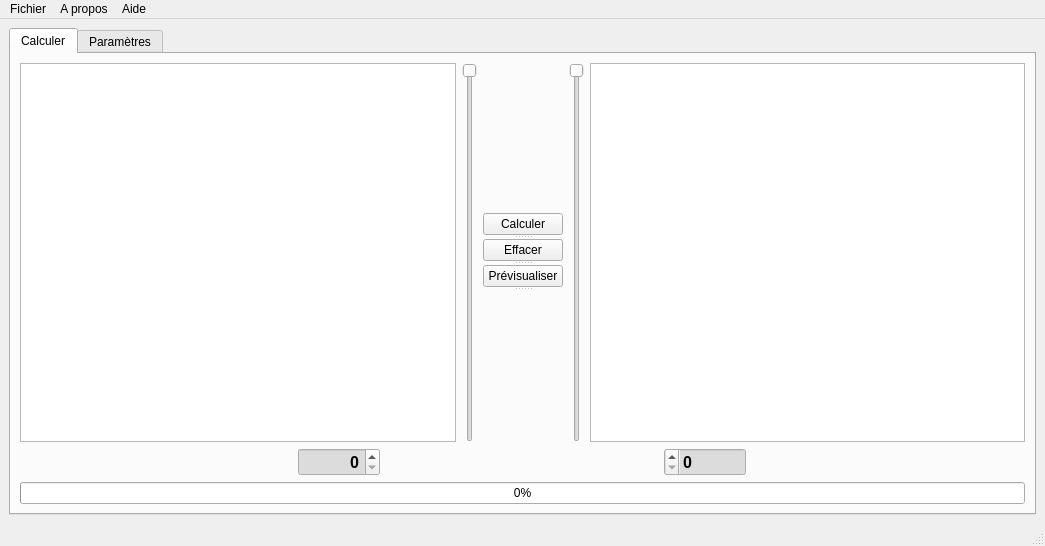
<?xml version="1.0" encoding="UTF-8"?>
<ui version="4.0">
 <class>MainWindow</class>
 <widget class="QMainWindow" name="MainWindow">
  <property name="geometry">
   <rect>
    <x>0</x>
    <y>0</y>
    <width>1045</width>
    <height>546</height>
   </rect>
  </property>
  <property name="windowTitle">
   <string>Post-Processeur</string>
  </property>
  <property name="windowIcon">
   <iconset>
    <normaloff>image/shinke2n.png</normaloff>image/shinke2n.png</iconset>
  </property>
  <property name="dockNestingEnabled">
   <bool>false</bool>
  </property>
  <property name="unifiedTitleAndToolBarOnMac">
   <bool>true</bool>
  </property>
  <widget class="QWidget" name="centralwidget">
   <layout class="QHBoxLayout" name="horizontalLayout">
    <item>
     <widget class="QTabWidget" name="tabWidget">
      <property name="sizePolicy">
       <sizepolicy hsizetype="Expanding" vsizetype="Expanding">
        <horstretch>0</horstretch>
        <verstretch>0</verstretch>
       </sizepolicy>
      </property>
      <property name="autoFillBackground">
       <bool>false</bool>
      </property>
      <property name="currentIndex">
       <number>0</number>
      </property>
      <property name="elideMode">
       <enum>Qt::ElideNone</enum>
      </property>
      <widget class="QWidget" name="tab">
       <attribute name="title">
        <string>Calculer</string>
       </attribute>
       <layout class="QHBoxLayout" name="horizontalLayout_4">
        <item>
         <layout class="QVBoxLayout" name="verticalLayout_2">
          <item>
           <layout class="QHBoxLayout" name="horizontalLayout_2">
            <item>
             <widget class="QTextEdit" name="InputTextEdit">
              <property name="sizePolicy">
               <sizepolicy hsizetype="MinimumExpanding" vsizetype="Preferred">
                <horstretch>0</horstretch>
                <verstretch>0</verstretch>
               </sizepolicy>
              </property>
              <property name="font">
               <font>
                <pointsize>8</pointsize>
                <weight>50</weight>
                <italic>false</italic>
                <bold>false</bold>
               </font>
              </property>
              <property name="acceptRichText">
               <bool>true</bool>
              </property>
             </widget>
            </item>
            <item>
             <widget class="Qslid" name="verticalSlider">
              <property name="orientation">
               <enum>Qt::Vertical</enum>
              </property>
              <property name="invertedAppearance">
               <bool>true</bool>
              </property>
             </widget>
            </item>
            <item>
             <widget class="QSplitter" name="splitter">
              <property name="sizePolicy">
               <sizepolicy hsizetype="Preferred" vsizetype="Maximum">
                <horstretch>0</horstretch>
                <verstretch>0</verstretch>
               </sizepolicy>
              </property>
              <property name="orientation">
               <enum>Qt::Vertical</enum>
              </property>
              <widget class="QPushButton" name="BouttonCalcul">
               <property name="sizePolicy">
                <sizepolicy hsizetype="Minimum" vsizetype="Minimum">
                 <horstretch>0</horstretch>
                 <verstretch>0</verstretch>
                </sizepolicy>
               </property>
               <property name="text">
                <string>Calculer</string>
               </property>
              </widget>
              <widget class="QPushButton" name="BouttonEffacer">
               <property name="sizePolicy">
                <sizepolicy hsizetype="Minimum" vsizetype="Minimum">
                 <horstretch>0</horstretch>
                 <verstretch>0</verstretch>
                </sizepolicy>
               </property>
               <property name="text">
                <string>Effacer</string>
               </property>
              </widget>
              <widget class="QPushButton" name="BoutonPrevusalisation">
               <property name="sizePolicy">
                <sizepolicy hsizetype="Minimum" vsizetype="Minimum">
                 <horstretch>0</horstretch>
                 <verstretch>0</verstretch>
                </sizepolicy>
               </property>
               <property name="text">
                <string>Prévisualiser</string>
               </property>
              </widget>
              <widget class="KPixmapRegionSelectorWidget" name="kpixmapregionselectorwidget">
               <property name="enabled">
                <bool>true</bool>
               </property>
               <property name="sizePolicy">
                <sizepolicy hsizetype="Expanding" vsizetype="Expanding">
                 <horstretch>0</horstretch>
                 <verstretch>0</verstretch>
                </sizepolicy>
               </property>
               <property name="toolTip">
                <string notr="true"/>
               </property>
               <property name="statusTip">
                <string notr="true"/>
               </property>
               <property name="whatsThis">
                <string notr="true"/>
               </property>
               <property name="accessibleName">
                <string notr="true"/>
               </property>
               <property name="accessibleDescription">
                <string notr="true"/>
               </property>
               <property name="autoFillBackground">
                <bool>false</bool>
               </property>
               <property name="pixmap">
                <pixmap>image/shinke2n.png</pixmap>
               </property>
              </widget>
             </widget>
            </item>
            <item>
             <widget class="QSlider" name="verticalSlider_2">
              <property name="orientation">
               <enum>Qt::Vertical</enum>
              </property>
              <property name="invertedAppearance">
               <bool>true</bool>
              </property>
             </widget>
            </item>
            <item>
             <widget class="QTextEdit" name="TransformTextEdit">
              <property name="sizePolicy">
               <sizepolicy hsizetype="MinimumExpanding" vsizetype="Preferred">
                <horstretch>0</horstretch>
                <verstretch>0</verstretch>
               </sizepolicy>
              </property>
              <property name="font">
               <font>
                <pointsize>8</pointsize>
                <weight>50</weight>
                <italic>false</italic>
                <bold>false</bold>
               </font>
              </property>
             </widget>
            </item>
           </layout>
          </item>
          <item>
           <layout class="QVBoxLayout" name="verticalLayout">
            <item>
             <layout class="QHBoxLayout" name="horizontalLayout_3">
              <item>
               <widget class="QSpinBox" name="spinBox">
                <property name="sizePolicy">
                 <sizepolicy hsizetype="Maximum" vsizetype="Fixed">
                  <horstretch>200</horstretch>
                  <verstretch>0</verstretch>
                 </sizepolicy>
                </property>
                <property name="palette">
                 <palette>
                  <active>
                   <colorrole role="Light">
                    <brush brushstyle="SolidPattern">
                     <color alpha="255">
                      <red>255</red>
                      <green>255</green>
                      <blue>255</blue>
                     </color>
                    </brush>
                   </colorrole>
                   <colorrole role="Base">
                    <brush brushstyle="SolidPattern">
                     <color alpha="255">
                      <red>220</red>
                      <green>220</green>
                      <blue>220</blue>
                     </color>
                    </brush>
                   </colorrole>
                   <colorrole role="Highlight">
                    <brush brushstyle="SolidPattern">
                     <color alpha="255">
                      <red>255</red>
                      <green>168</green>
                      <blue>88</blue>
                     </color>
                    </brush>
                   </colorrole>
                  </active>
                  <inactive>
                   <colorrole role="Light">
                    <brush brushstyle="SolidPattern">
                     <color alpha="255">
                      <red>255</red>
                      <green>255</green>
                      <blue>255</blue>
                     </color>
                    </brush>
                   </colorrole>
                   <colorrole role="Base">
                    <brush brushstyle="SolidPattern">
                     <color alpha="255">
                      <red>220</red>
                      <green>220</green>
                      <blue>220</blue>
                     </color>
                    </brush>
                   </colorrole>
                   <colorrole role="Highlight">
                    <brush brushstyle="SolidPattern">
                     <color alpha="255">
                      <red>255</red>
                      <green>168</green>
                      <blue>88</blue>
                     </color>
                    </brush>
                   </colorrole>
                  </inactive>
                  <disabled>
                   <colorrole role="Light">
                    <brush brushstyle="SolidPattern">
                     <color alpha="255">
                      <red>255</red>
                      <green>255</green>
                      <blue>255</blue>
                     </color>
                    </brush>
                   </colorrole>
                   <colorrole role="Base">
                    <brush brushstyle="SolidPattern">
                     <color alpha="255">
                      <red>244</red>
                      <green>244</green>
                      <blue>244</blue>
                     </color>
                    </brush>
                   </colorrole>
                   <colorrole role="Highlight">
                    <brush brushstyle="SolidPattern">
                     <color alpha="255">
                      <red>205</red>
                      <green>200</green>
                      <blue>198</blue>
                     </color>
                    </brush>
                   </colorrole>
                  </disabled>
                 </palette>
                </property>
                <property name="font">
                 <font>
                  <pointsize>12</pointsize>
                  <weight>75</weight>
                  <italic>false</italic>
                  <bold>true</bold>
                 </font>
                </property>
                <property name="layoutDirection">
                 <enum>Qt::LeftToRight</enum>
                </property>
                <property name="wrapping">
                 <bool>false</bool>
                </property>
                <property name="alignment">
                 <set>Qt::AlignRight|Qt::AlignTrailing|Qt::AlignVCenter</set>
                </property>
                <property name="correctionMode">
                 <enum>QAbstractSpinBox::CorrectToPreviousValue</enum>
                </property>
                <property name="maximum">
                 <number>9999999</number>
                </property>
               </widget>
              </item>
              <item>
               <widget class="QSpinBox" name="spinBox_2">
                <property name="sizePolicy">
                 <sizepolicy hsizetype="Maximum" vsizetype="Fixed">
                  <horstretch>200</horstretch>
                  <verstretch>0</verstretch>
                 </sizepolicy>
                </property>
                <property name="palette">
                 <palette>
                  <active>
                   <colorrole role="Base">
                    <brush brushstyle="SolidPattern">
                     <color alpha="255">
                      <red>220</red>
                      <green>220</green>
                      <blue>220</blue>
                     </color>
                    </brush>
                   </colorrole>
                   <colorrole role="Highlight">
                    <brush brushstyle="SolidPattern">
                     <color alpha="255">
                      <red>255</red>
                      <green>168</green>
                      <blue>88</blue>
                     </color>
                    </brush>
                   </colorrole>
                  </active>
                  <inactive>
                   <colorrole role="Base">
                    <brush brushstyle="SolidPattern">
                     <color alpha="255">
                      <red>220</red>
                      <green>220</green>
                      <blue>220</blue>
                     </color>
                    </brush>
                   </colorrole>
                   <colorrole role="Highlight">
                    <brush brushstyle="SolidPattern">
                     <color alpha="255">
                      <red>255</red>
                      <green>168</green>
                      <blue>88</blue>
                     </color>
                    </brush>
                   </colorrole>
                  </inactive>
                  <disabled>
                   <colorrole role="Base">
                    <brush brushstyle="SolidPattern">
                     <color alpha="255">
                      <red>244</red>
                      <green>244</green>
                      <blue>244</blue>
                     </color>
                    </brush>
                   </colorrole>
                   <colorrole role="Highlight">
                    <brush brushstyle="SolidPattern">
                     <color alpha="255">
                      <red>205</red>
                      <green>200</green>
                      <blue>198</blue>
                     </color>
                    </brush>
                   </colorrole>
                  </disabled>
                 </palette>
                </property>
                <property name="font">
                 <font>
                  <pointsize>12</pointsize>
                  <weight>75</weight>
                  <italic>false</italic>
                  <bold>true</bold>
                 </font>
                </property>
                <property name="layoutDirection">
                 <enum>Qt::RightToLeft</enum>
                </property>
                <property name="maximum">
                 <number>9999999</number>
                </property>
               </widget>
              </item>
             </layout>
            </item>
            <item>
             <widget class="QProgressBar" name="progressBar">
              <property name="palette">
               <palette>
                <active>
                 <colorrole role="Highlight">
                  <brush brushstyle="SolidPattern">
                   <color alpha="255">
                    <red>255</red>
                    <green>128</green>
                    <blue>0</blue>
                   </color>
                  </brush>
                 </colorrole>
                </active>
                <inactive>
                 <colorrole role="Highlight">
                  <brush brushstyle="SolidPattern">
                   <color alpha="255">
                    <red>255</red>
                    <green>128</green>
                    <blue>0</blue>
                   </color>
                  </brush>
                 </colorrole>
                </inactive>
                <disabled>
                 <colorrole role="Highlight">
                  <brush brushstyle="SolidPattern">
                   <color alpha="255">
                    <red>205</red>
                    <green>200</green>
                    <blue>198</blue>
                   </color>
                  </brush>
                 </colorrole>
                </disabled>
               </palette>
              </property>
              <property name="maximum">
               <number>28</number>
              </property>
              <property name="value">
               <number>0</number>
              </property>
             </widget>
            </item>
           </layout>
          </item>
         </layout>
        </item>
       </layout>
      </widget>
      <widget class="QWidget" name="tab_2">
       <attribute name="title">
        <string>Paramètres</string>
       </attribute>
       <layout class="QHBoxLayout" name="horizontalLayout_11">
        <item>
         <widget class="QGroupBox" name="groupBox">
          <property name="title">
           <string>Paramètres Machine</string>
          </property>
          <layout class="QHBoxLayout" name="horizontalLayout_10">
           <item>
            <layout class="QVBoxLayout" name="verticalLayout_7">
             <item>
              <layout class="QVBoxLayout" name="verticalLayout_6">
               <item>
                <layout class="QVBoxLayout" name="verticalLayout_5">
                 <item>
                  <layout class="QHBoxLayout" name="horizontalLayout_6">
                   <item>
                    <widget class="QComboBox" name="comboBoxUnite">
                     <property name="sizePolicy">
                      <sizepolicy hsizetype="Fixed" vsizetype="Fixed">
                       <horstretch>0</horstretch>
                       <verstretch>0</verstretch>
                      </sizepolicy>
                     </property>
                     <property name="layoutDirection">
                      <enum>Qt::RightToLeft</enum>
                     </property>
                     <item>
                      <property name="text">
                       <string>mm</string>
                      </property>
                     </item>
                     <item>
                      <property name="text">
                       <string>Inch</string>
                      </property>
                     </item>
                    </widget>
                   </item>
                   <item>
                    <widget class="QLabel" name="label">
                     <property name="text">
                      <string>Unité Machine</string>
                     </property>
                    </widget>
                   </item>
                  </layout>
                 </item>
                 <item>
                  <layout class="QHBoxLayout" name="horizontalLayout_7">
                   <item>
                    <widget class="QComboBox" name="comboBoxType">
                     <property name="sizePolicy">
                      <sizepolicy hsizetype="Fixed" vsizetype="Fixed">
                       <horstretch>0</horstretch>
                       <verstretch>0</verstretch>
                      </sizepolicy>
                     </property>
                     <property name="layoutDirection">
                      <enum>Qt::RightToLeft</enum>
                     </property>
                     <item>
                      <property name="text">
                       <string>Absolues</string>
                      </property>
                     </item>
                     <item>
                      <property name="text">
                       <string>Relatifs</string>
                      </property>
                     </item>
                    </widget>
                   </item>
                   <item>
                    <widget class="QLabel" name="label_2">
                     <property name="text">
                      <string>Types de déplacements</string>
                     </property>
                    </widget>
                   </item>
                  </layout>
                 </item>
                 <item>
                  <layout class="QHBoxLayout" name="horizontalLayout_8">
                   <item>
                    <widget class="QComboBox" name="comboBoxPlan">
                     <property name="sizePolicy">
                      <sizepolicy hsizetype="Fixed" vsizetype="Fixed">
                       <horstretch>0</horstretch>
                       <verstretch>0</verstretch>
                      </sizepolicy>
                     </property>
                     <property name="layoutDirection">
                      <enum>Qt::RightToLeft</enum>
                     </property>
                     <item>
                      <property name="text">
                       <string>XY</string>
                      </property>
                     </item>
                     <item>
                      <property name="text">
                       <string>XZ</string>
                      </property>
                     </item>
                     <item>
                      <property name="text">
                       <string>YZ</string>
                      </property>
                     </item>
                    </widget>
                   </item>
                   <item>
                    <widget class="QLabel" name="label_3">
                     <property name="text">
                      <string>Choix du plan de travail</string>
                     </property>
                    </widget>
                   </item>
                  </layout>
                 </item>
                 <item>
                  <layout class="QHBoxLayout" name="horizontalLayout_9">
                   <item>
                    <widget class="QComboBox" name="comboBoxCoordonees">
                     <property name="sizePolicy">
                      <sizepolicy hsizetype="Fixed" vsizetype="Fixed">
                       <horstretch>0</horstretch>
                       <verstretch>0</verstretch>
                      </sizepolicy>
                     </property>
                     <property name="layoutDirection">
                      <enum>Qt::RightToLeft</enum>
                     </property>
                     <item>
                      <property name="text">
                       <string>Origine piece 1</string>
                      </property>
                     </item>
                     <item>
                      <property name="text">
                       <string>Origine piece 2</string>
                      </property>
                     </item>
                     <item>
                      <property name="text">
                       <string>Origine piece 3</string>
                      </property>
                     </item>
                     <item>
                      <property name="text">
                       <string>Origine piece 4</string>
                      </property>
                     </item>
                     <item>
                      <property name="text">
                       <string>Origine piece 5</string>
                      </property>
                     </item>
                     <item>
                      <property name="text">
                       <string>Origine piece 6</string>
                      </property>
                     </item>
                     <item>
                      <property name="text">
                       <string>Origine piece 7</string>
                      </property>
                     </item>
                     <item>
                      <property name="text">
                       <string>Origine piece 8</string>
                      </property>
                     </item>
                     <item>
                      <property name="text">
                       <string>Origine piece 9</string>
                      </property>
                     </item>
                    </widget>
                   </item>
                   <item>
                    <widget class="QLabel" name="label_4">
                     <property name="text">
                      <string>Choix du système de coordonnées</string>
                     </property>
                    </widget>
                   </item>
                  </layout>
                 </item>
                </layout>
               </item>
              </layout>
             </item>
             <item>
              <widget class="QCheckBox" name="checkBox">
               <property name="sizePolicy">
                <sizepolicy hsizetype="Fixed" vsizetype="Fixed">
                 <horstretch>0</horstretch>
                 <verstretch>0</verstretch>
                </sizepolicy>
               </property>
               <property name="layoutDirection">
                <enum>Qt::RightToLeft</enum>
               </property>
               <property name="text">
                <string>Vitesse rapide pour la simulation</string>
               </property>
              </widget>
             </item>
             <item>
              <layout class="QHBoxLayout" name="horizontalLayout_5">
               <item>
                <layout class="QVBoxLayout" name="verticalLayout_3">
                 <item>
                  <widget class="QLabel" name="label_5">
                   <property name="font">
                    <font>
                     <pointsize>12</pointsize>
                     <weight>75</weight>
                     <italic>true</italic>
                     <bold>true</bold>
                    </font>
                   </property>
                   <property name="text">
                    <string>Header</string>
                   </property>
                   <property name="margin">
                    <number>0</number>
                   </property>
                   <property name="indent">
                    <number>100</number>
                   </property>
                  </widget>
                 </item>
                 <item>
                  <widget class="QTextEdit" name="HeadertextEdit">
                   <property name="sizePolicy">
                    <sizepolicy hsizetype="Expanding" vsizetype="Fixed">
                     <horstretch>0</horstretch>
                     <verstretch>0</verstretch>
                    </sizepolicy>
                   </property>
                  </widget>
                 </item>
                </layout>
               </item>
               <item>
                <layout class="QVBoxLayout" name="verticalLayout_4">
                 <item>
                  <widget class="QLabel" name="label_6">
                   <property name="font">
                    <font>
                     <pointsize>12</pointsize>
                     <weight>75</weight>
                     <italic>true</italic>
                     <bold>true</bold>
                    </font>
                   </property>
                   <property name="text">
                    <string>Ender</string>
                   </property>
                   <property name="indent">
                    <number>100</number>
                   </property>
                  </widget>
                 </item>
                 <item>
                  <widget class="QTextEdit" name="EnderTextEdit">
                   <property name="sizePolicy">
                    <sizepolicy hsizetype="Expanding" vsizetype="Fixed">
                     <horstretch>0</horstretch>
                     <verstretch>0</verstretch>
                    </sizepolicy>
                   </property>
                  </widget>
                 </item>
                </layout>
               </item>
              </layout>
             </item>
            </layout>
           </item>
          </layout>
         </widget>
        </item>
        <item>
         <widget class="KPixmapRegionSelectorWidget" name="kpixmapregionselectorwidget_2">
          <property name="sizePolicy">
           <sizepolicy hsizetype="Expanding" vsizetype="Expanding">
            <horstretch>0</horstretch>
            <verstretch>0</verstretch>
           </sizepolicy>
          </property>
          <property name="pixmap">
           <pixmap>image/hye4putk.png</pixmap>
          </property>
         </widget>
        </item>
       </layout>
      </widget>
     </widget>
    </item>
   </layout>
  </widget>
  <widget class="QMenuBar" name="menubar">
   <property name="geometry">
    <rect>
     <x>0</x>
     <y>0</y>
     <width>1045</width>
     <height>23</height>
    </rect>
   </property>
   <widget class="QMenu" name="menuFichier">
    <property name="title">
     <string>Fichier</string>
    </property>
    <addaction name="actionOuvrir"/>
    <addaction name="separator"/>
    <addaction name="actionOuvrir_et_pr_visualiser"/>
    <addaction name="separator"/>
    <addaction name="separator"/>
    <addaction name="actionEnregistrer"/>
    <addaction name="separator"/>
    <addaction name="separator"/>
    <addaction name="actionQuitter"/>
   </widget>
   <widget class="QMenu" name="menuA_propos">
    <property name="title">
     <string>A propos</string>
    </property>
   </widget>
   <widget class="QMenu" name="menuAide">
    <property name="title">
     <string>Aide</string>
    </property>
   </widget>
   <addaction name="menuFichier"/>
   <addaction name="menuA_propos"/>
   <addaction name="menuAide"/>
  </widget>
  <widget class="QStatusBar" name="statusbar"/>
  <action name="actionOuvrir">
   <property name="text">
    <string>Ouvrir</string>
   </property>
  </action>
  <action name="actionEnregistrer">
   <property name="text">
    <string>Enregistrer</string>
   </property>
  </action>
  <action name="actionQuitter">
   <property name="text">
    <string>Quitter</string>
   </property>
  </action>
  <action name="actionOuvrir_et_pr_visualiser">
   <property name="text">
    <string>Ouvrir et prévisualiser</string>
   </property>
  </action>
  <action name="actionEnregistrer_sous">
   <property name="text">
    <string>Enregistrer sous</string>
   </property>
  </action>
 </widget>
 <customwidgets>
  <customwidget>
   <class>KPixmapRegionSelectorWidget</class>
   <extends>QWidget</extends>
   <header>kpixmapregionselectorwidget.h</header>
  </customwidget>
  <customwidget>
   <class>Qslid</class>
   <extends>QSlider</extends>
   <header>qslid.h</header>
  </customwidget>
 </customwidgets>
 <resources/>
 <connections/>
</ui>
